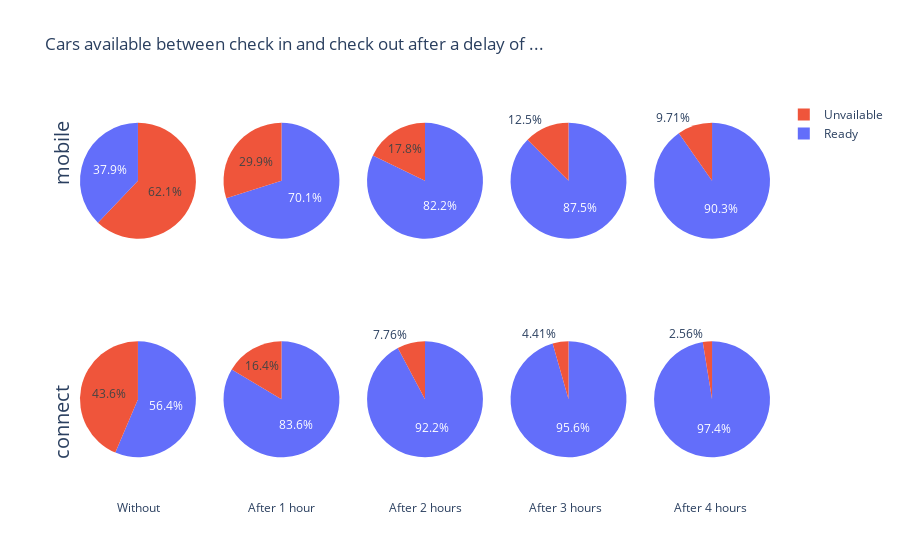

The notebook cell this image was saved under:
### Code cell
## Proportion à l'heure à Actuel, delais 1h 2h 3h 4H ... ____|_|_|_| 
## 
specs = np.repeat({'type':'domain'}, 10).reshape(2, 5).tolist()

fig = make_subplots(rows=2, cols=5, specs=specs)

for hours_cut in range(0,5):
    dataset_h_cuts = dataset[dataset['checkin_type'] == 'mobile']
    dataset_before = len( dataset_h_cuts[dataset_h_cuts['delay_at_checkout_in_minutes'] < (hours_cut*60)] )
    dataset_after = len( dataset_h_cuts[dataset_h_cuts['delay_at_checkout_in_minutes'] >= (hours_cut*60)] )


    fig.add_trace(go.Pie(labels=['Ready', 'Unvailable'], 
                         values=[dataset_before, dataset_after], 
                         name=f"{hours_cut} hour(s) between ck_in & check out"),
                         1, (hours_cut+1) )

for hours_cut in range(0,5):

    dataset_h_cuts = dataset[dataset['checkin_type'] == 'connect']
    dataset_before = len( dataset_h_cuts[dataset_h_cuts['delay_at_checkout_in_minutes'] < (hours_cut*60)] )
    dataset_after = len( dataset_h_cuts[dataset_h_cuts['delay_at_checkout_in_minutes'] >= (hours_cut*60)] )


    fig.add_trace(go.Pie(labels=['Ready', 'Unvailable'], 
                         values=[dataset_before, dataset_after], 
                         name=f"{hours_cut} hour(s) between ck_in & check out"),
                         2, (hours_cut+1) )

fig.update_layout(
    title_text="Cars available between check in and check out after a delay of ...",
    # Add annotations in the center of the donut pies.
    annotations=[dict(text='Without', x=0.05, y=-0.1, font_size=12, showarrow=False),
                 dict(text='After 1 hour', x=0.24, y=-0.1, font_size=12, showarrow=False),
                 dict(text='After 2 hours', x=0.50, y=-0.1, font_size=12, showarrow=False),
                 dict(text='After 3 hours', x=0.76, y=-0.1, font_size=12, showarrow=False),
                 dict(text='After 4 hours', x=0.97, y=-0.1, font_size=12, showarrow=False),
                 dict(text='mobile', x=-0.05, y=0.95, font_size=20, showarrow=False,textangle=-90),
                 dict(text='connect', x=-0.05, y=0.05, font_size=20, showarrow=False, textangle=-90),
                ])
# https://plotly.com/python/discrete-color/
colors = ['#636EFA', '#EF553B']
fig.update_traces(marker=dict(colors=colors))

fig.show()

### Figure 1 — Plotly figure (JSON) as saved in the notebook; plotly's stock layout.template omitted (floating-point values rounded to 4 significant figures)
{"data": [{"domain": {"x": [0, 0.168], "y": [0.575, 1]}, "labels": ["Ready", "Unvailable"], "marker": {"colors": ["#636EFA", "#EF553B"]}, "name": "0 hour(s) between ck_in & check out", "type": "pie", "values": [4902, 8042]}, {"domain": {"x": [0.208, 0.376], "y": [0.575, 1]}, "labels": ["Ready", "Unvailable"], "marker": {"colors": ["#636EFA", "#EF553B"]}, "name": "1 hour(s) between ck_in & check out", "type": "pie", "values": [9075, 3869]}, {"domain": {"x": [0.416, 0.584], "y": [0.575, 1]}, "labels": ["Ready", "Unvailable"], "marker": {"colors": ["#636EFA", "#EF553B"]}, "name": "2 hour(s) between ck_in & check out", "type": "pie", "values": [10640, 2304]}, {"domain": {"x": [0.624, 0.792], "y": [0.575, 1]}, "labels": ["Ready", "Unvailable"], "marker": {"colors": ["#636EFA", "#EF553B"]}, "name": "3 hour(s) between ck_in & check out", "type": "pie", "values": [11328, 1616]}, {"domain": {"x": [0.832, 1], "y": [0.575, 1]}, "labels": ["Ready", "Unvailable"], "marker": {"colors": ["#636EFA", "#EF553B"]}, "name": "4 hour(s) between ck_in & check out", "type": "pie", "values": [11687, 1257]}, {"domain": {"x": [0, 0.168], "y": [0, 0.425]}, "labels": ["Ready", "Unvailable"], "marker": {"colors": ["#636EFA", "#EF553B"]}, "name": "0 hour(s) between ck_in & check out", "type": "pie", "values": [1918, 1484]}, {"domain": {"x": [0.208, 0.376], "y": [0, 0.425]}, "labels": ["Ready", "Unvailable"], "marker": {"colors": ["#636EFA", "#EF553B"]}, "name": "1 hour(s) between ck_in & check out", "type": "pie", "values": [2843, 559]}, {"domain": {"x": [0.416, 0.584], "y": [0, 0.425]}, "labels": ["Ready", "Unvailable"], "marker": {"colors": ["#636EFA", "#EF553B"]}, "name": "2 hour(s) between ck_in & check out", "type": "pie", "values": [3138, 264]}, {"domain": {"x": [0.624, 0.792], "y": [0, 0.425]}, "labels": ["Ready", "Unvailable"], "marker": {"colors": ["#636EFA", "#EF553B"]}, "name": "3 hour(s) between ck_in & check out", "type": "pie", "values": [3252, 150]}, {"domain": {"x": [0.832, 1], "y": [0, 0.425]}, "labels": ["Ready", "Unvailable"], "marker": {"colors": ["#636EFA", "#EF553B"]}, "name": "4 hour(s) between ck_in & check out", "type": "pie", "values": [3315, 87]}], "layout": {"annotations": [{"font": {"size": 12}, "showarrow": false, "text": "Without", "x": 0.05, "y": -0.1}, {"font": {"size": 12}, "showarrow": false, "text": "After 1 hour", "x": 0.24, "y": -0.1}, {"font": {"size": 12}, "showarrow": false, "text": "After 2 hours", "x": 0.5, "y": -0.1}, {"font": {"size": 12}, "showarrow": false, "text": "After 3 hours", "x": 0.76, "y": -0.1}, {"font": {"size": 12}, "showarrow": false, "text": "After 4 hours", "x": 0.97, "y": -0.1}, {"font": {"size": 20}, "showarrow": false, "text": "mobile", "textangle": -90, "x": -0.05, "y": 0.95}, {"font": {"size": 20}, "showarrow": false, "text": "connect", "textangle": -90, "x": -0.05, "y": 0.05}], "title": {"text": "Cars available between check in and check out after a delay of ..."}}}
